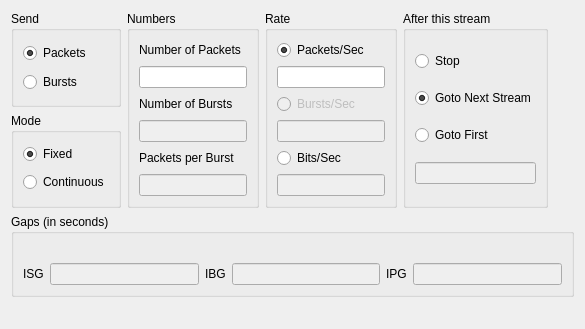
     <widget class="QWidget" name="streamControlTab">
      <attribute name="title">
       <string>Stream Control</string>
      </attribute>
      <layout class="QGridLayout">
       <item row="0" column="0">
        <widget class="QGroupBox" name="groupBox_3">
         <property name="title">
          <string>Send</string>
         </property>
         <layout class="QVBoxLayout">
          <item>
           <widget class="QRadioButton" name="rbSendPackets">
            <property name="text">
             <string>Packets</string>
            </property>
            <property name="checked">
             <bool>true</bool>
            </property>
           </widget>
          </item>
          <item>
           <widget class="QRadioButton" name="rbSendBursts">
            <property name="text">
             <string>Bursts</string>
            </property>
           </widget>
          </item>
         </layout>
        </widget>
       </item>
       <item row="0" column="1" rowspan="2">
        <widget class="QGroupBox" name="groupBox_13">
         <property name="title">
          <string>Numbers</string>
         </property>
         <layout class="QVBoxLayout">
          <item>
           <widget class="QLabel" name="label_7">
            <property name="text">
             <string>Number of Packets</string>
            </property>
            <property name="buddy">
             <cstring>leNumPackets</cstring>
            </property>
           </widget>
          </item>
          <item>
           <widget class="QLineEdit" name="leNumPackets">
            <property name="inputMask">
             <string/>
            </property>
            <property name="text">
             <string/>
            </property>
            <property name="alignment">
             <set>Qt::AlignRight|Qt::AlignTrailing|Qt::AlignVCenter</set>
            </property>
           </widget>
          </item>
          <item>
           <widget class="QLabel" name="label_13">
            <property name="text">
             <string>Number of Bursts</string>
            </property>
            <property name="buddy">
             <cstring>leNumBursts</cstring>
            </property>
           </widget>
          </item>
          <item>
           <widget class="QLineEdit" name="leNumBursts">
            <property name="enabled">
             <bool>false</bool>
            </property>
            <property name="alignment">
             <set>Qt::AlignRight|Qt::AlignTrailing|Qt::AlignVCenter</set>
            </property>
           </widget>
          </item>
          <item>
           <widget class="QLabel" name="label_12">
            <property name="text">
             <string>Packets per Burst</string>
            </property>
            <property name="buddy">
             <cstring>lePacketsPerBurst</cstring>
            </property>
           </widget>
          </item>
          <item>
           <widget class="QLineEdit" name="lePacketsPerBurst">
            <property name="enabled">
             <bool>false</bool>
            </property>
            <property name="alignment">
             <set>Qt::AlignRight|Qt::AlignTrailing|Qt::AlignVCenter</set>
            </property>
           </widget>
          </item>
         </layout>
        </widget>
       </item>
       <item row="0" column="2" rowspan="2">
        <widget class="QGroupBox" name="groupBox_14">
         <property name="title">
          <string>Rate</string>
         </property>
         <property name="checkable">
          <bool>false</bool>
         </property>
         <property name="checked">
          <bool>false</bool>
         </property>
         <layout class="QVBoxLayout">
          <item>
           <widget class="QRadioButton" name="rbPacketsPerSec">
            <property name="text">
             <string>Packets/Sec</string>
            </property>
            <property name="checked">
             <bool>true</bool>
            </property>
           </widget>
          </item>
          <item>
           <widget class="QLineEdit" name="lePacketsPerSec">
            <property name="alignment">
             <set>Qt::AlignRight|Qt::AlignTrailing|Qt::AlignVCenter</set>
            </property>
           </widget>
          </item>
          <item>
           <widget class="QRadioButton" name="rbBurstsPerSec">
            <property name="enabled">
             <bool>false</bool>
            </property>
            <property name="text">
             <string>Bursts/Sec</string>
            </property>
           </widget>
          </item>
          <item>
           <widget class="QLineEdit" name="leBurstsPerSec">
            <property name="enabled">
             <bool>false</bool>
            </property>
            <property name="alignment">
             <set>Qt::AlignRight|Qt::AlignTrailing|Qt::AlignVCenter</set>
            </property>
           </widget>
          </item>
          <item>
           <widget class="QRadioButton" name="rbBitsPerSec">
            <property name="text">
             <string>Bits/Sec</string>
            </property>
           </widget>
          </item>
          <item>
           <widget class="QLineEdit" name="leBitsPerSec">
            <property name="enabled">
             <bool>false</bool>
            </property>
            <property name="alignment">
             <set>Qt::AlignRight|Qt::AlignTrailing|Qt::AlignVCenter</set>
            </property>
           </widget>
          </item>
         </layout>
        </widget>
       </item>
       <item row="0" column="3" rowspan="2">
        <widget class="QGroupBox" name="nextWhat">
         <property name="title">
          <string>After this stream</string>
         </property>
         <layout class="QVBoxLayout">
          <item>
           <widget class="QRadioButton" name="rbActionStop">
            <property name="text">
             <string>Stop</string>
            </property>
           </widget>
          </item>
          <item>
           <widget class="QRadioButton" name="rbActionGotoNext">
            <property name="text">
             <string>Goto Next Stream</string>
            </property>
            <property name="checked">
             <bool>true</bool>
            </property>
           </widget>
          </item>
          <item>
           <widget class="QRadioButton" name="rbActionGotoStream">
            <property name="text">
             <string>Goto First</string>
            </property>
           </widget>
          </item>
          <item>
           <widget class="QLineEdit" name="leStreamId">
            <property name="enabled">
             <bool>false</bool>
            </property>
            <property name="alignment">
             <set>Qt::AlignRight|Qt::AlignTrailing|Qt::AlignVCenter</set>
            </property>
           </widget>
          </item>
         </layout>
        </widget>
       </item>
       <item row="0" column="4" rowspan="2">
        <spacer>
         <property name="orientation">
          <enum>Qt::Horizontal</enum>
         </property>
         <property name="sizeHint" stdset="0">
          <size>
           <width>20</width>
           <height>41</height>
          </size>
         </property>
        </spacer>
       </item>
       <item row="1" column="0">
        <widget class="QGroupBox" name="groupBox_5">
         <property name="title">
          <string>Mode</string>
         </property>
         <layout class="QVBoxLayout">
          <item>
           <widget class="QRadioButton" name="rbModeFixed">
            <property name="text">
             <string>Fixed</string>
            </property>
            <property name="checked">
             <bool>true</bool>
            </property>
           </widget>
          </item>
          <item>
           <widget class="QRadioButton" name="rbModeContinuous">
            <property name="text">
             <string>Continuous</string>
            </property>
           </widget>
          </item>
         </layout>
        </widget>
       </item>
       <item row="3" column="0" colspan="5">
        <widget class="QGroupBox" name="groupBox_12">
         <property name="enabled">
          <bool>true</bool>
         </property>
         <property name="title">
          <string>Gaps (in seconds)</string>
         </property>
         <property name="checkable">
          <bool>false</bool>
         </property>
         <property name="checked">
          <bool>false</bool>
         </property>
         <layout class="QGridLayout">
          <item row="0" column="0" colspan="4">
           <widget class="QLabel" name="label_45">
            <property name="text">
             <string/>
            </property>
            <property name="pixmap">
             <pixmap resource="ostinato.qrc">:/icons/gaps.png</pixmap>
            </property>
           </widget>
          </item>
          <item row="1" column="0">
           <widget class="QLabel" name="label_14">
            <property name="text">
             <string>ISG</string>
            </property>
            <property name="buddy">
             <cstring>leGapIsg</cstring>
            </property>
           </widget>
          </item>
          <item row="1" column="1">
           <widget class="QLineEdit" name="leGapIsg">
            <property name="enabled">
             <bool>false</bool>
            </property>
            <property name="alignment">
             <set>Qt::AlignRight|Qt::AlignTrailing|Qt::AlignVCenter</set>
            </property>
           </widget>
          </item>
          <item row="1" column="2">
           <widget class="QLabel" name="label_42">
            <property name="text">
             <string>IBG</string>
            </property>
            <property name="buddy">
             <cstring>leGapIbg</cstring>
            </property>
           </widget>
          </item>
          <item row="1" column="3">
           <widget class="QLineEdit" name="leGapIbg">
            <property name="enabled">
             <bool>false</bool>
            </property>
            <property name="alignment">
             <set>Qt::AlignRight|Qt::AlignTrailing|Qt::AlignVCenter</set>
            </property>
           </widget>
          </item>
          <item row="1" column="4">
           <widget class="QLabel" name="label_15">
            <property name="text">
             <string>IPG</string>
            </property>
            <property name="buddy">
             <cstring>leGapIpg</cstring>
            </property>
           </widget>
          </item>
          <item row="1" column="5">
           <widget class="QLineEdit" name="leGapIpg">
            <property name="enabled">
             <bool>false</bool>
            </property>
            <property name="alignment">
             <set>Qt::AlignRight|Qt::AlignTrailing|Qt::AlignVCenter</set>
            </property>
           </widget>
          </item>
         </layout>
        </widget>
       </item>
       <item row="4" column="1" colspan="2">
        <spacer>
         <property name="orientation">
          <enum>Qt::Vertical</enum>
         </property>
         <property name="sizeHint" stdset="0">
          <size>
           <width>153</width>
           <height>21</height>
          </size>
         </property>
        </spacer>
       </item>
      </layout>
     </widget>
